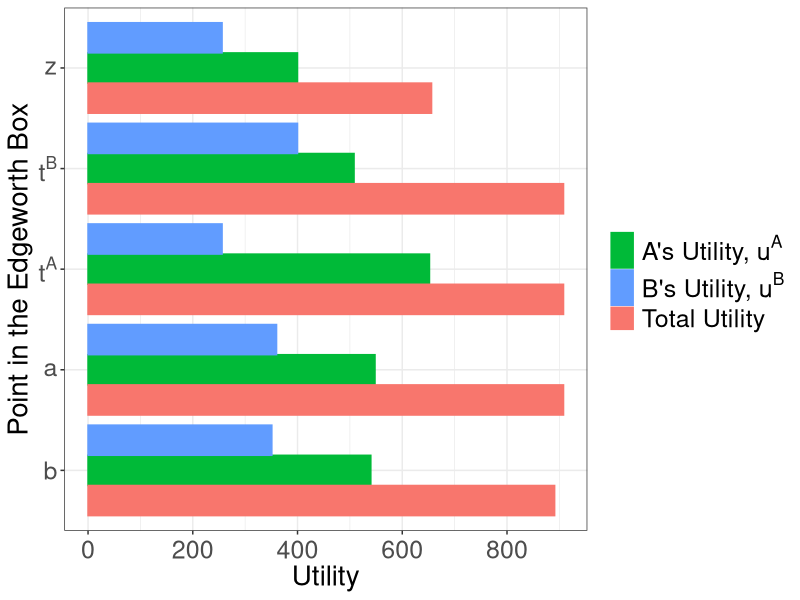
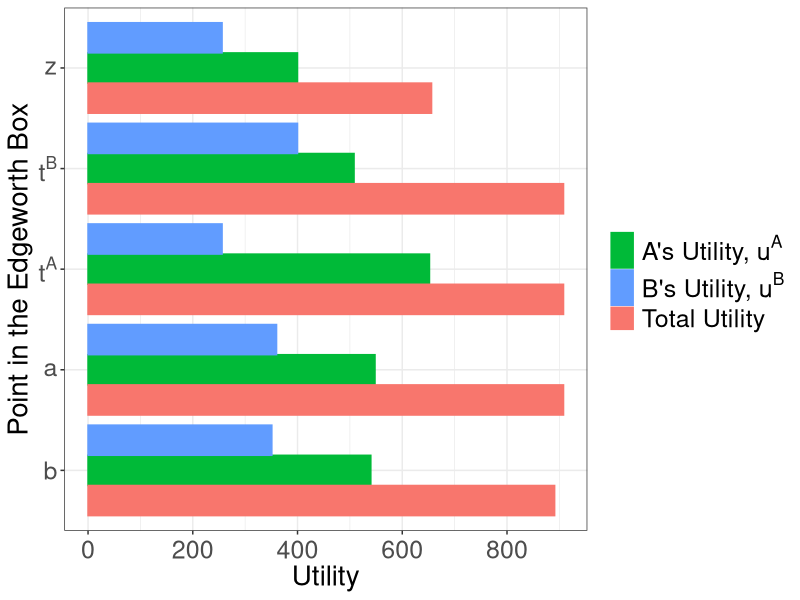

Write the R code that produced these figures, in order.
library(tidyverse)
ua <- c(400, 652, 508, 540, 548)
ub <- c(256, 256, 400, 351, 360)
point <- c("z", "ta", "tb", "a", "b")
totalu <- c(656, 908, 908, 891, 908)
df <- tibble(point, ua, ub, totalu)
dfnar <- 
  df %>% 
  gather(type, Utility, -point) %>% 
  arrange(point)
xaxislabs <- c("b",  "a",  expression(paste(t^A)), expression(paste(t^B)), "z")
dfplot <-
  dfnar %>%
  mutate(point = factor(point, levels = c("z", "ta", "tb", "b", "a")), 
         type = factor(type))



plot1 <- dfnar %>% 
  ggplot(aes(x = point, y = Utility)) +
  geom_bar(aes(group = type, fill = type, color = type), stat = "identity", position = position_dodge()) + 
  #geom_text(aes(x = point, y = Utility, label = Utility)) +
  scale_fill_discrete(name = "", 
                      breaks = c("ua", "ub", "totalu"), 
                      labels = c(expression(paste("A's Utility, ", u^A)), expression(paste("B's Utility, ",u^B), "Total Utility"))
                      ) +
scale_color_discrete(name = "", 
                    breaks = c("ua", "ub", "totalu"), 
                    labels = c(expression(paste("A's Utility, ", u^A)), expression(paste("B's Utility, ",u^B), "Total Utility"))
) +
  scale_x_discrete(labels = xaxislabs) + 
  scale_y_continuous(breaks = seq(0,1000,200), 
                   labels = seq(0,1000,200)) +
  xlab("Point in the Edgeworth Box") + 
  theme_bw() +
  theme(axis.title = element_text(size = 20),
        axis.text.y = element_text(size = 18),
        #legend.title = element_text(size = 16),
        legend.text = element_text(size = 18),
        axis.text.x  = element_text(vjust = 0.5, size = 18 )
  ) + 
  coord_flip()
plot1
ggsave("property/unions_bargraph.pdf", plot1, width = 7, height = 7)
